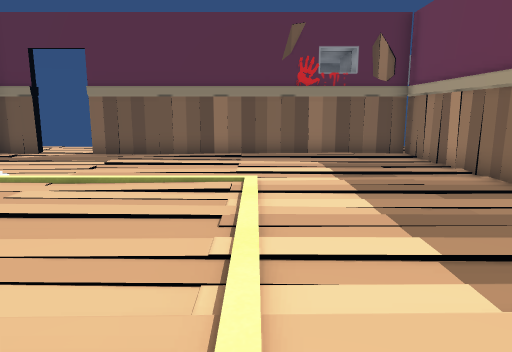
View 1 (above)

12 first-person views from a walk through a 3-D level made in the Unity game engine. The camera is 1.2 m above the floor, tilts 10° down and sees 70° across. Doors are open. The floor is counted in squares, 0.79 m on a side. Each view is taken from the middle of a square. On the plan, view 1 faces up. The plan holds only what a view shows up to about 17 squares ahead; the rest is blank. The player character is not drawn. Some surface patterns are stand-ins.

View 2
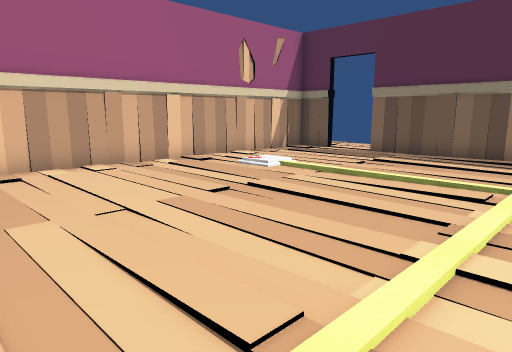

View 3
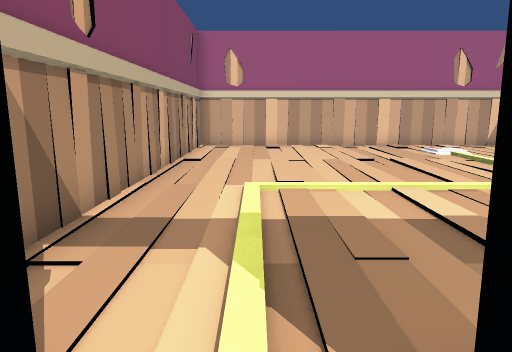

View 4
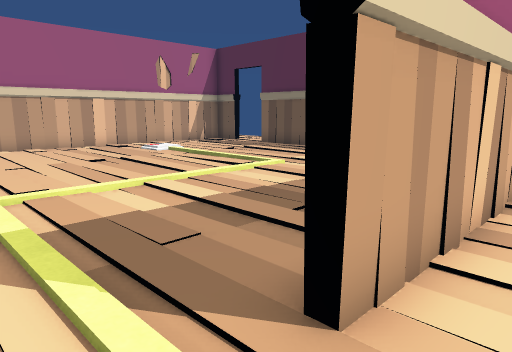

View 5
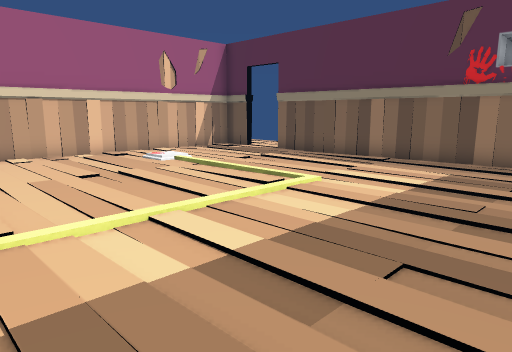

View 6
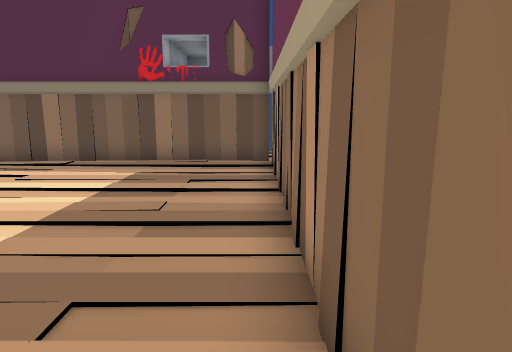

View 7
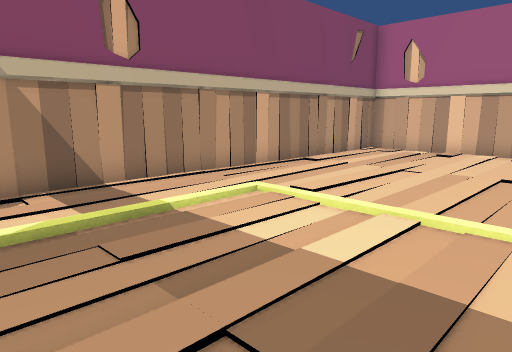

View 8
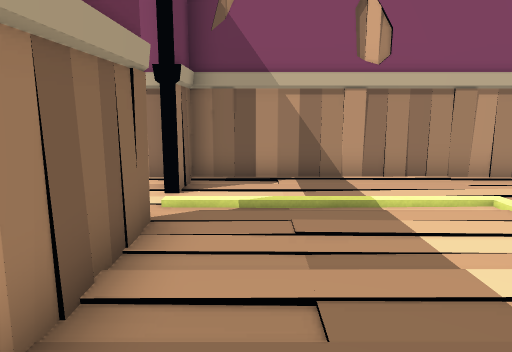

View 9
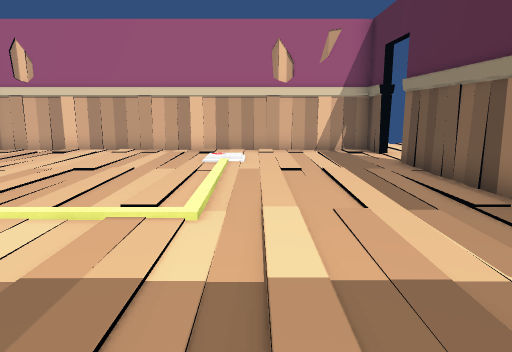

View 10
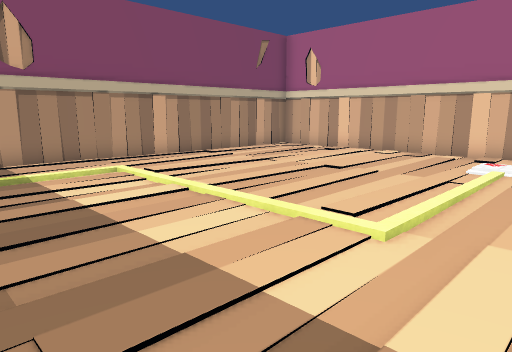

View 11
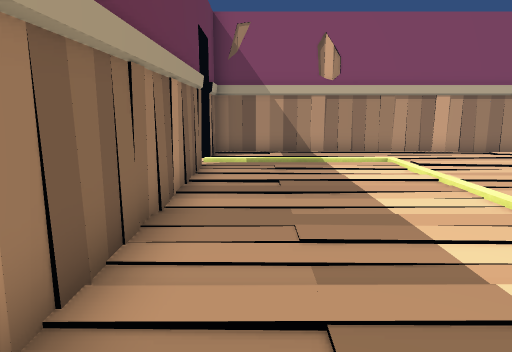

View 12
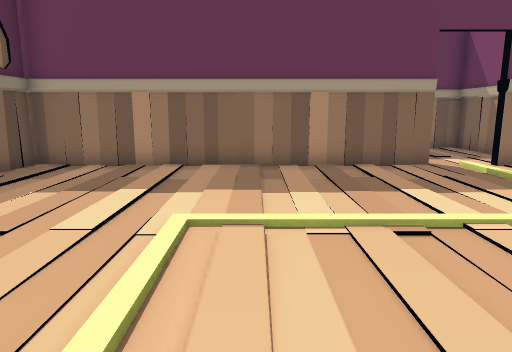

### Floor plan
Points are (right, up) in squares from view 1. A wall is a line through its corners. A room is listed if a view was taken in it or the views show most of it. See-through windows are left out.
Room 1 (views 1, 2, 5, 6, 7, 8, 9, 10, 11, 12)
walls: (5.5, 2) (5.5, 13.4) (-6, 13.4); (-7.9, 13.4) (-9.5, 13.4) (-9.5, -1.5) (5.5, -1.5) (5.5, 0)
ways out: opening at (-7.5, 14) to room 2; open door at (6, 1) to room 2
Room 2 (views 3, 4)
walls: (5.8, 7.3) (5.8, 2); (6.1, -1.5) (10.5, -1.5)
ways out: opening at (-7.5, 14) to room 1; open door at (6, 1) to room 1

Positions as (right, up) in squares from view 1, and headings:
1: (0, 0), facing up
2: (1, 0), facing up-left
3: (7, 1), facing left
4: (7, 0), facing up-left
5: (5, 1), facing up-left
6: (5, 2), facing up
7: (5, 6), facing down-left
8: (4, 7), facing down
9: (5, 9), facing left
10: (4, 10), facing down-left
11: (4, 12), facing down
12: (-5, 7), facing right
